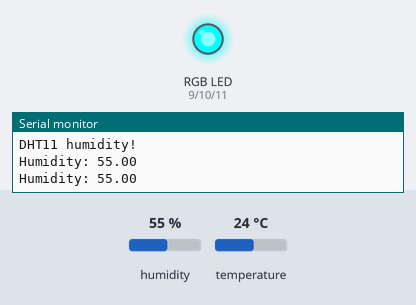
Simulated run of this sketch. Board: Arduino Uno, built with avr-gcc and run on an emulated ATmega328P. Shown: an RGB LED mixed from three pins (HIGH = lit), the last lines printed to the serial monitor. The inputs (shaded band) are chosen by the test bench; at power-on: humidity 55 %, temperature 24 °C.

Above: at 5.8 s.
5.9 s: humidity set to 32 %
9.6 s: humidity set to 29 %
At 11.1 s:
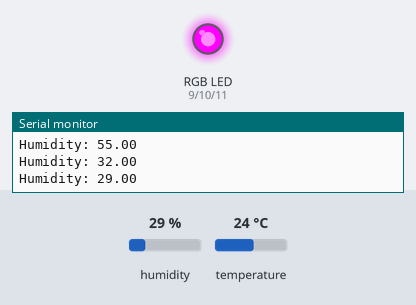
13.3 s: humidity set to 40 %
At 15.5 s:
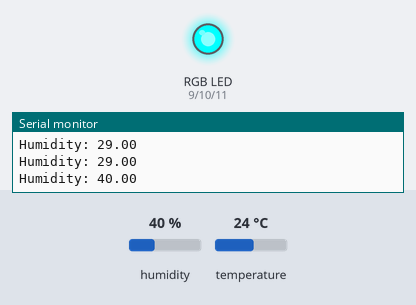
17.0 s: humidity set to 22 %
At 18.3 s:
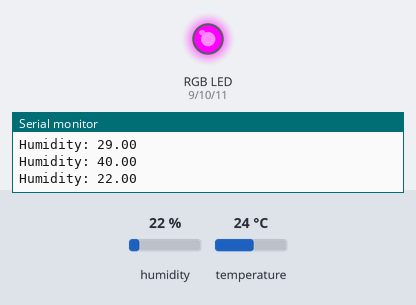
Timing chart, 0 to 20.0 s (numbered marks = the images above; inputs shaded):
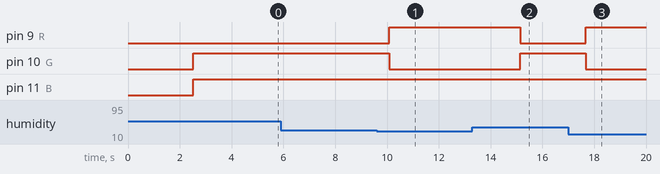

The sketch:

LukasIT_DHT11_Humi_RGBLED_Anodetype.ino
```cpp
#include "DHT.h"  // DHT11 라이브러리를 사용하기 위해서

#define DHTPIN 2     // DHT11 의 out 핀에 연결하기 위한 아두이노 핀 번호 2번 설정
#define DHTTYPE DHT11   // DHT온습도 센서들인 DHT11, DHT22, DHT21 중 여러가지 타입 중 DHT11을 사용

int R = 9 ;  // 아두이노 9번핀을 R이라고 설정
int G = 10 ; // 아두이노 10번핀을 G이라고 설정
int B = 11 ; // 아두이노11번 핀을 B이라고 설정

// DHT11 라이브러리에서 DHT를 사용한다고 명시하는 것인데 여기서는 DHT11온습도센서를
// dht로 선언하여 사용한다고 설정하고 센서에서 제공하는 기능을(함수,메소드) 가져다 쓰기위한 초기화
DHT dht(DHTPIN, DHTTYPE);

void setup() { //<-- 프로그램 시작 시 최초에 한번 시작하는 기능들.

  pinMode(R,OUTPUT); // R핀, 그러니까 아두이노 9번핀을 '출력'으로 설정
  pinMode(G,OUTPUT); // G핀, 그러니까 10번핀을 '출력'으로 설정
  pinMode(B,OUTPUT); // B핀, 그러니까 11번 핀을 '출력'으로 설정

  Serial.begin(9600);   // 시리얼모니터를 9600속도롤 사용하기로 설정
  Serial.println("DHT11 humidity!"); // 시리얼모니터에 ""를 나타냄

  dht.begin();  // dht로 선언한 DHT11 기능을 시작하도록 설정함
}

void loop() { // <-- 프로그램 시작 하고 매번 이 기능을 수행함

  delay(2500); // DHT11온습도 센서의 센서 값을 읽는 사이에 2.5초간 시간의 기다림이 필요함

  float h = dht.readHumidity(); // dht의 센서값 중 습도를 읽어 변수 h에 저장

  // 위에서 읽은 습도 값 중에 제대로 읽히지 않은 값이 있는지 확인
  if (isnan(h)) {
    Serial.println("Failed to read from DHT sensor!"); // 시리얼모니터에 "" 나타냄
    return; // 아래 코드를 수행하지 않고 그냥 빠져나옴
  }

  Serial.print("Humidity: ");
  Serial.println(h); // 변수 h 값 (습도)을 나타냄


  if( h > 30) //<-- 습도가 30이상 올라가면 Red LED가 켜짐
  {
    digitalWrite(R,LOW);    // R핀,,아두이노 9번핀에 음극(-) 전원을 출력
    digitalWrite(G,HIGH);    // G핀,,아두이노 10번핀에 양극(+) 전원을 출력
    digitalWrite(B,HIGH); // B핀,,그러니까 아두이노 11번핀에 양극(+) 전원을 출력
  }
  else
  { //<-- 습도가 30 아래이면 Green LED가 꺼짐
    digitalWrite(R,HIGH);    // R핀,,아두이노 9번핀에 양극(+) 전원을 출력
    digitalWrite(G,LOW);    // G핀,,아두이노 10번핀에 음극(-) 전원을 출력
    digitalWrite(B,HIGH); // B핀,,그러니까 아두이노 11번핀에 양극(+) 전원을 출력
  }
}
```

Measured:
- the behaviour switches between 31 and 30 % on humidity (found by bisection; images 0 and 1)
- after the input at 9.6 s, pin 9 (R): LOW → HIGH after 0.50 s; pin 10 (G): HIGH → LOW after 0.50 s
- after the input at 13.3 s, pin 9 (R): HIGH → LOW after 1.8 s; pin 10 (G): LOW → HIGH after 1.8 s
- after the input at 17.0 s, pin 9 (R): LOW → HIGH after 0.67 s; pin 10 (G): HIGH → LOW after 0.67 s
